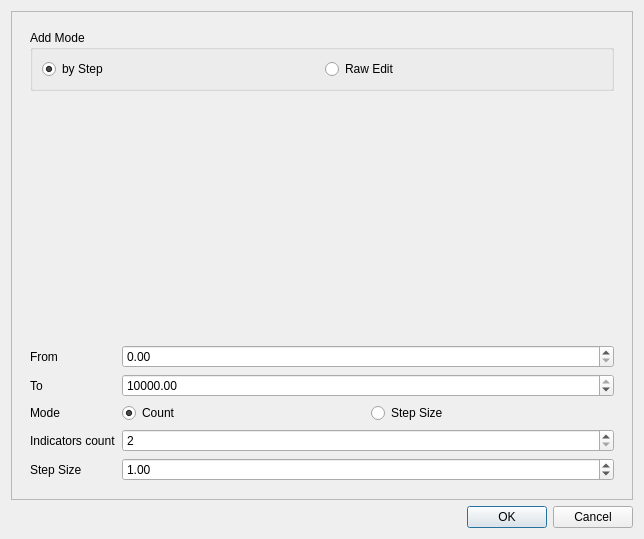
<?xml version="1.0" encoding="UTF-8"?>
<ui version="4.0">
 <class>AddLiIndicatorsDialog</class>
 <widget class="QDialog" name="AddLiIndicatorsDialog">
  <property name="geometry">
   <rect>
    <x>0</x>
    <y>0</y>
    <width>644</width>
    <height>539</height>
   </rect>
  </property>
  <property name="windowTitle">
   <string>Dialog</string>
  </property>
  <layout class="QVBoxLayout" name="verticalLayout">
   <item>
    <widget class="QScrollArea" name="scrollArea">
     <property name="widgetResizable">
      <bool>true</bool>
     </property>
     <widget class="QWidget" name="scrollAreaWidgetContents">
      <property name="geometry">
       <rect>
        <x>0</x>
        <y>0</y>
        <width>624</width>
        <height>487</height>
       </rect>
      </property>
      <layout class="QVBoxLayout" name="verticalLayout_2">
       <property name="sizeConstraint">
        <enum>QLayout::SizeConstraint::SetMinAndMaxSize</enum>
       </property>
       <item>
        <widget class="QWidget" name="widget" native="true">
         <layout class="QVBoxLayout" name="verticalLayout_3">
          <item>
           <widget class="QGroupBox" name="groupBox">
            <property name="title">
             <string>Add Mode</string>
            </property>
            <layout class="QHBoxLayout" name="horizontalLayout_4">
             <item>
              <widget class="QRadioButton" name="byStepRadioButton">
               <property name="text">
                <string>by Step</string>
               </property>
               <property name="checked">
                <bool>true</bool>
               </property>
              </widget>
             </item>
             <item>
              <widget class="QRadioButton" name="rawEditRadioButton">
               <property name="text">
                <string>Raw Edit</string>
               </property>
               <property name="checked">
                <bool>false</bool>
               </property>
              </widget>
             </item>
            </layout>
           </widget>
          </item>
          <item>
           <widget class="ChartIndicatorTypeWidget" name="indicatorTypeWidget" native="true"/>
          </item>
          <item>
           <widget class="StringPrecisionWidget" name="labelDigitsWidget" native="true"/>
          </item>
         </layout>
        </widget>
       </item>
       <item>
        <widget class="ChartAxisGeneralSettings" name="generalSettings" native="true"/>
       </item>
       <item>
        <widget class="ValuesPreviewWidget" name="rawEditWidget" native="true">
         <property name="minimumSize">
          <size>
           <width>0</width>
           <height>0</height>
          </size>
         </property>
         <property name="maximumSize">
          <size>
           <width>16777215</width>
           <height>16777214</height>
          </size>
         </property>
         <property name="baseSize">
          <size>
           <width>0</width>
           <height>0</height>
          </size>
         </property>
        </widget>
       </item>
       <item>
        <widget class="QWidget" name="byStepWidget" native="true">
         <property name="minimumSize">
          <size>
           <width>200</width>
           <height>100</height>
          </size>
         </property>
         <layout class="QFormLayout" name="formLayout_2">
          <item row="0" column="0">
           <widget class="QLabel" name="fromLabel">
            <property name="text">
             <string>From</string>
            </property>
           </widget>
          </item>
          <item row="0" column="1">
           <widget class="QDoubleSpinBox" name="fromDoubleSpinBox"/>
          </item>
          <item row="1" column="0">
           <widget class="QLabel" name="toLabel">
            <property name="text">
             <string>To</string>
            </property>
           </widget>
          </item>
          <item row="1" column="1">
           <widget class="QDoubleSpinBox" name="toDoubleSpinBox">
            <property name="maximum">
             <double>10000.000000000000000</double>
            </property>
            <property name="value">
             <double>10000.000000000000000</double>
            </property>
           </widget>
          </item>
          <item row="2" column="0">
           <widget class="QLabel" name="modeLabel">
            <property name="text">
             <string>Mode</string>
            </property>
           </widget>
          </item>
          <item row="2" column="1">
           <layout class="QHBoxLayout" name="horizontalLayout_2">
            <item>
             <widget class="QRadioButton" name="countRadioButton">
              <property name="text">
               <string>Count</string>
              </property>
              <property name="checked">
               <bool>true</bool>
              </property>
             </widget>
            </item>
            <item>
             <widget class="QRadioButton" name="stepRadioButton">
              <property name="text">
               <string>Step Size</string>
              </property>
              <property name="checked">
               <bool>false</bool>
              </property>
             </widget>
            </item>
           </layout>
          </item>
          <item row="4" column="0">
           <widget class="QLabel" name="countLabel">
            <property name="text">
             <string>Indicators count</string>
            </property>
           </widget>
          </item>
          <item row="4" column="1">
           <widget class="QSpinBox" name="countSpinBox">
            <property name="minimum">
             <number>2</number>
            </property>
            <property name="value">
             <number>2</number>
            </property>
           </widget>
          </item>
          <item row="5" column="0">
           <widget class="QLabel" name="stepSizeLabel">
            <property name="text">
             <string>Step Size</string>
            </property>
           </widget>
          </item>
          <item row="5" column="1">
           <widget class="QDoubleSpinBox" name="stepSizeDoubleSpinBox">
            <property name="value">
             <double>1.000000000000000</double>
            </property>
           </widget>
          </item>
         </layout>
        </widget>
       </item>
      </layout>
     </widget>
    </widget>
   </item>
   <item>
    <widget class="QDialogButtonBox" name="buttonBox">
     <property name="orientation">
      <enum>Qt::Orientation::Horizontal</enum>
     </property>
     <property name="standardButtons">
      <set>QDialogButtonBox::StandardButton::Cancel|QDialogButtonBox::StandardButton::Ok</set>
     </property>
    </widget>
   </item>
  </layout>
 </widget>
 <customwidgets>
  <customwidget>
   <class>ChartAxisGeneralSettings</class>
   <extends>QWidget</extends>
   <header>chartaxisgeneralsettings.h</header>
   <container>1</container>
  </customwidget>
  <customwidget>
   <class>ValuesPreviewWidget</class>
   <extends>QWidget</extends>
   <header>valuespreviewwidget.h</header>
   <container>1</container>
  </customwidget>
  <customwidget>
   <class>ChartIndicatorTypeWidget</class>
   <extends>QWidget</extends>
   <header>chartindicatortypewidget.h</header>
   <container>1</container>
  </customwidget>
  <customwidget>
   <class>StringPrecisionWidget</class>
   <extends>QWidget</extends>
   <header>stringprecisionwidget.h</header>
   <container>1</container>
  </customwidget>
 </customwidgets>
 <resources/>
 <connections>
  <connection>
   <sender>buttonBox</sender>
   <signal>accepted()</signal>
   <receiver>AddLiIndicatorsDialog</receiver>
   <slot>accept()</slot>
   <hints>
    <hint type="sourcelabel">
     <x>248</x>
     <y>254</y>
    </hint>
    <hint type="destinationlabel">
     <x>157</x>
     <y>274</y>
    </hint>
   </hints>
  </connection>
  <connection>
   <sender>buttonBox</sender>
   <signal>rejected()</signal>
   <receiver>AddLiIndicatorsDialog</receiver>
   <slot>reject()</slot>
   <hints>
    <hint type="sourcelabel">
     <x>316</x>
     <y>260</y>
    </hint>
    <hint type="destinationlabel">
     <x>286</x>
     <y>274</y>
    </hint>
   </hints>
  </connection>
 </connections>
</ui>
